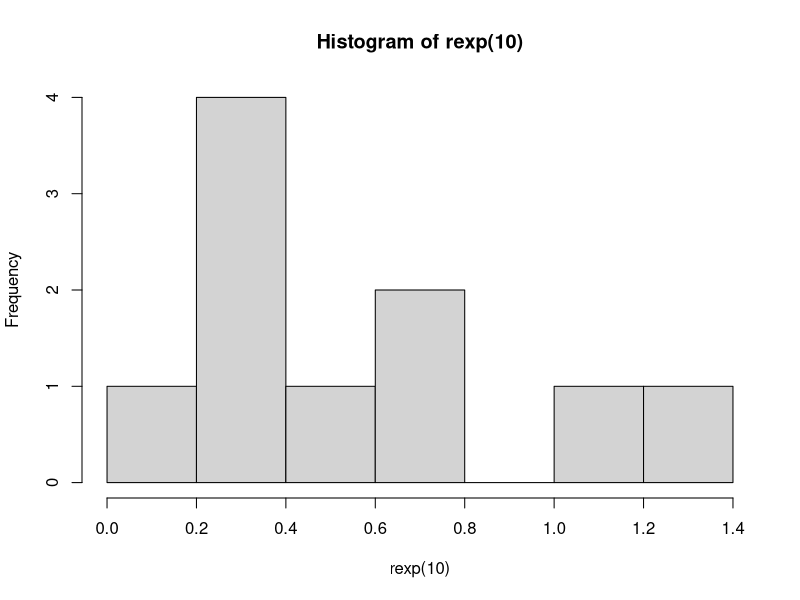
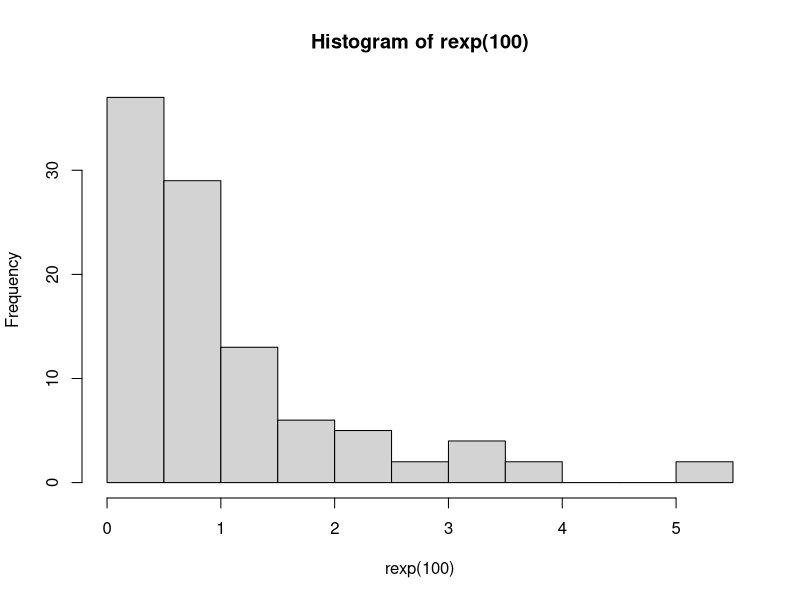
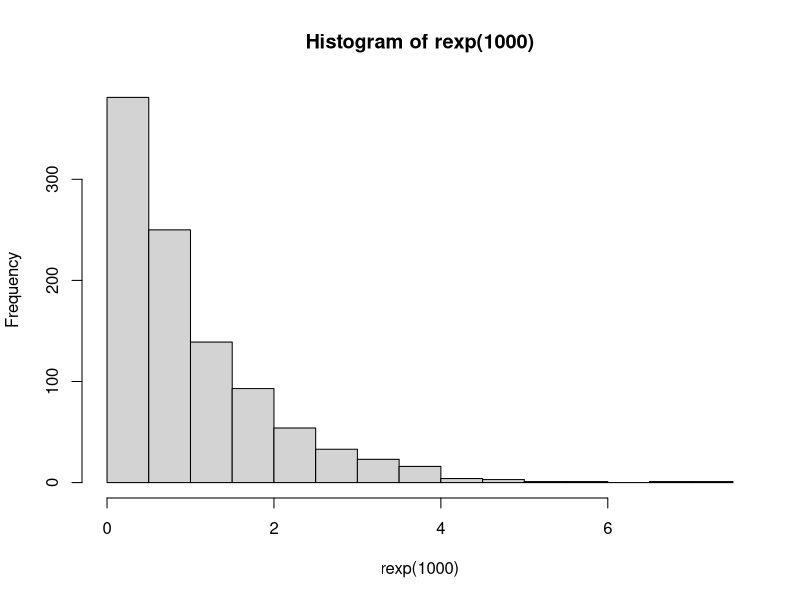
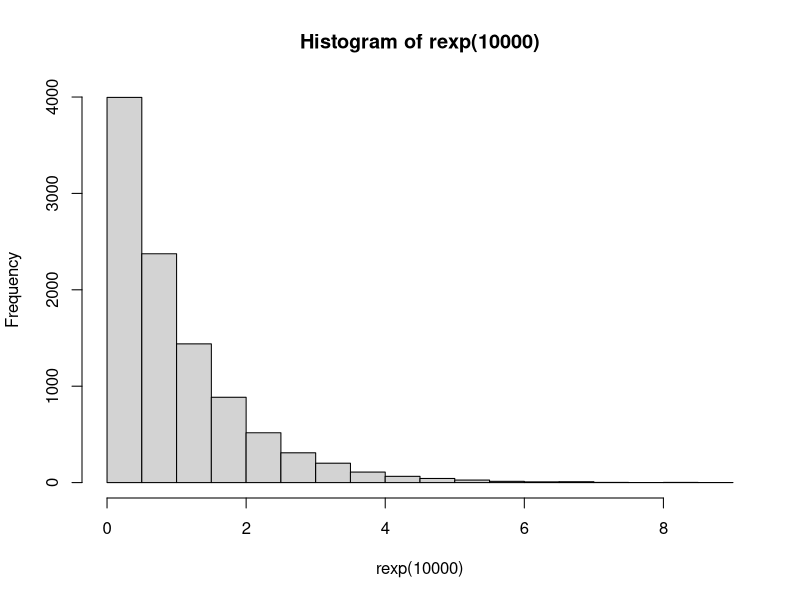

The R source for these figures, in order:
x = 3

#Nomor 5a
rexp(x, rate=1)

#Nomor 5b
hist(rexp(10))
hist(rexp(100))
hist(rexp(1000))
hist(rexp(10000))

#Nomor 5c
n = 100
mean = 1 / x
mean
var = ((mean) * (1 / sqrt(n))) * ((mean) * (1 / sqrt(n)))
var
